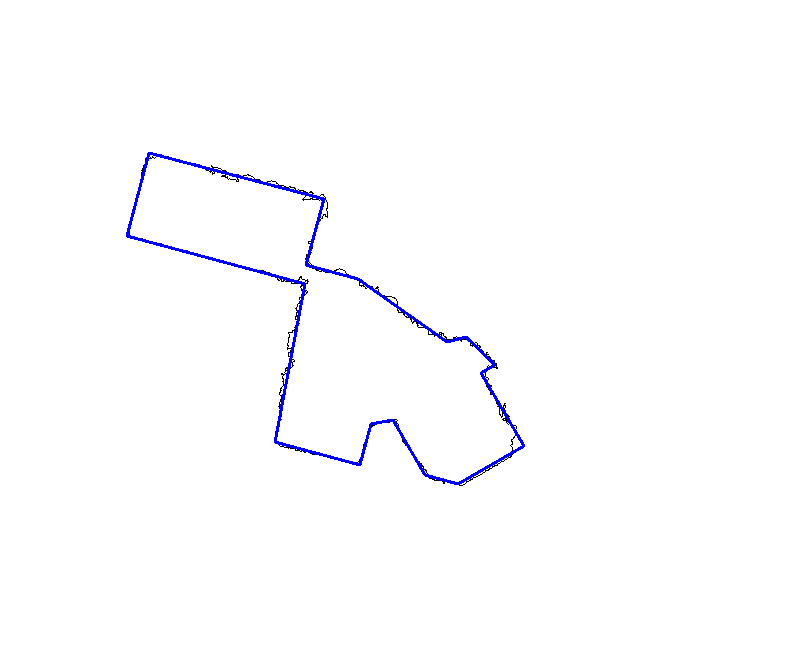
//> input picture a.png, 805 x 645 px
$ ./main ../a.png out.png   (built with g++ and OpenCV 4)
//> lines starting //> are read from the running program, lines starting //| are printed output that depends on the picture; after the words box and inside, x2 and y2 are one past the last pixel; in counts of white or black regions, pixels touching at a corner belong together
### EfficientRANSAC2D_NoGUI/EfficientRANSACUtil.h
#pragma once

#include <vector>
#include <opencv2/imgproc.hpp>
#include <opencv2/highgui.hpp>

namespace efficient_ransac {

	float angle_difference(float x, float xi);
	float regularize_angle_PI(float x);


}

### EfficientRANSAC2D_NoGUI/Util.h
#pragma once

#include <vector>
#include <opencv2/imgproc.hpp>
#include <opencv2/highgui.hpp>
#include <CGAL/Exact_predicates_exact_constructions_kernel.h>
#include <CGAL/Boolean_set_operations_2.h>

namespace util {

	typedef CGAL::Exact_predicates_exact_constructions_kernel Kernel;

	class Polygon {
	public:
		std::vector<cv::Point2f> contour;
		std::vector<std::vector<cv::Point2f>> holes;

	public:
		Polygon();
	};

	std::vector<Polygon> findContours(const cv::Mat_<uchar>& image, int threshold, bool simplify, bool allow_diagonal, bool dilate);
	std::vector<cv::Point2f> removeRedundantPoint(const std::vector<cv::Point2f>& polygon);
	std::vector<cv::Point2f> simplifyContour(const std::vector<cv::Point2f>& polygon, float epsilon);
	cv::Rect boundingBox(const std::vector<cv::Point2f>& polygon);
	cv::Rect boundingBox(const std::vector<cv::Point>& polygon);
	void createImageFromContour(int width, int height, const std::vector<cv::Point>& contour, const cv::Point& offset, cv::Mat_<uchar>& result, bool erode = true);
	float calculateIOU(const cv::Mat_<uchar>& img, const cv::Mat_<uchar>& img2);
	float calculateIOU(const std::vector<cv::Point2f>& polygon1, const std::vector<cv::Point2f>& polygon2);
	float calculateIOUbyImage(const std::vector<cv::Point2f>& polygon1, const std::vector<cv::Point2f>& polygon2);
	float area(const CGAL::Polygon_with_holes_2<Kernel>& pwh);
	float area(const std::vector<cv::Point2f>& polygon);
	bool isSimple(const std::vector<cv::Point2f>& polygon);
	bool isSimple(const std::vector<cv::Point>& polygon);
	void counterClockwise(std::vector<cv::Point2f>& polygon);
	void transform(Polygon& polygon, const cv::Mat_<float>& M);
	void transform(std::vector<cv::Point2f>& polygon, const cv::Mat_<float>& M);
	bool withinPolygon(const cv::Point2f& pt, const Polygon& polygon);
	bool withinPolygon(const cv::Point2f& pt, const std::vector<cv::Point2f>& polygon);
	bool withinPolygon(const std::vector<cv::Point2f>& inner_polygon, const std::vector<cv::Point2f>& outer_polygon);
	bool lineLineIntersection(const cv::Point2f& a, const cv::Point2f& b, const cv::Point2f& c, const cv::Point2f& d, double *tab, double *tcd, bool segment_only, cv::Point2f& int_pt);

}

### EfficientRANSAC2D_NoGUI/OrientationEstimator.h
#pragma once

#include <vector>
#include "Util.h"

class OrientationEstimator {
public:
	OrientationEstimator() {}

public:
	static float estimate(const std::vector<util::Polygon>& polygons);
	static float estimate(const std::vector<cv::Point2f>& polygon);
};

### EfficientRANSAC2D_NoGUI/PrimitiveShape.h
#pragma once

#include <vector>
#include <opencv2/imgproc.hpp>
#include <opencv2/highgui.hpp>

namespace efficient_ransac {

	class PrimitiveShape {
	public:
		/** Supporting points */
		std::vector<cv::Point2f> points;

		/** Start point index */
		int start_index;

		/** Start point */
		cv::Point2f start_point;

		/** End point index */
		int end_index;

		/** End point */
		cv::Point2f end_point;

	public:
		PrimitiveShape() {}
		virtual ~PrimitiveShape() {}

		virtual float distance(const cv::Point2f& p) = 0;
	};

}

### EfficientRANSAC2D_NoGUI/Util.cpp
#include "Util.h"

namespace util {

	Polygon::Polygon() {
	}

	/**
	 * Find the contour polygons from the image.
	 */
	std::vector<Polygon> findContours(const cv::Mat_<uchar>& image, int threshold, bool simplify, bool allow_diagonal, bool dilate) {
		std::vector<Polygon> polygons;

		cv::Mat mat = image.clone();
		cv::threshold(mat, mat, threshold, 255, cv::THRESH_BINARY);

		cv::Mat_<uchar> mat2 = mat.clone();

		// if diagonal is not allowwd, dilate the diagonal connection.
		if (!allow_diagonal) {
			while (true) {
				bool updated = false;
				for (int r = 0; r < mat.rows - 1; r++) {
					for (int c = 0; c < mat.cols - 1; c++) {
						if (mat2(r, c) == 255 && mat2(r + 1, c + 1) == 255 && mat2(r + 1, c) == 0 && mat2(r, c + 1) == 0) {
							updated = true;
							mat2(r + 1, c) = 255;
						}
						else if (mat2(r, c) == 0 && mat2(r + 1, c + 1) == 0 && mat2(r + 1, c) == 255 && mat2(r, c + 1) == 255) {
							updated = true;
							mat2(r, c) = 255;
						}
					}
				}
				if (!updated) break;
			}
		}

		// dilate the image
		if (dilate) {
			// resize x4
			cv::Mat_<uchar> img3;
			cv::resize(mat2, img3, cv::Size(mat2.cols * 4, mat2.rows * 4), 0, 0, cv::INTER_NEAREST);

			// add padding
			cv::Mat_<uchar> padded = cv::Mat_<uchar>::zeros(img3.rows + 1, img3.cols + 1);
			img3.copyTo(padded(cv::Rect(0, 0, img3.cols, img3.rows)));

			// dilate image
			cv::Mat_<uchar> kernel = (cv::Mat_<uchar>(3, 3) << 1, 1, 0, 1, 1, 0, 0, 0, 0);
			cv::dilate(padded, mat2, kernel);
		}

		// extract contours
		std::vector<std::vector<cv::Point>> contours;
		std::vector<cv::Vec4i> hierarchy;
		if (simplify) {
			cv::findContours(mat2, contours, hierarchy, cv::RETR_CCOMP, cv::CHAIN_APPROX_SIMPLE, cv::Point(0, 0));
		}
		else {
			cv::findContours(mat2, contours, hierarchy, cv::RETR_CCOMP, cv::CHAIN_APPROX_NONE, cv::Point(0, 0));
		}

		for (int i = 0; i < hierarchy.size(); i++) {
			if (hierarchy[i][3] != -1) continue;
			if (contours[i].size() < 3) continue;

			util::Polygon polygon;
			polygon.contour.resize(contours[i].size());
			for (int j = 0; j < contours[i].size(); j++) {
				if (dilate) {
					polygon.contour[j] = cv::Point2f(std::round(contours[i][j].x * 0.25), std::round(contours[i][j].y * 0.25));
				}
				else {
					polygon.contour[j] = cv::Point2f(contours[i][j].x, contours[i][j].y);
				}
			}
			if (dilate) {
				polygon.contour = removeRedundantPoint(polygon.contour);
			}

			if (polygon.contour.size() >= 3) {
				// obtain all the holes inside this contour
				int hole_id = hierarchy[i][2];
				while (hole_id != -1) {
					// ignore holes in this implementation for simplicity

					hole_id = hierarchy[hole_id][0];
				}

				polygons.push_back(polygon);
			}
		}

		return polygons;

	}

	/**
	* Remove the redundant points that have the same coordinates, and remove the point that are collinear to the adjacent points.
	*/
	// [62 lines left out: functions removeRedundantPoint, simplifyContour, boundingBox, boundingBox, not called in this run]

	/**
	* Create image from the contour.
	*/
	// [19 lines left out: function createImageFromContour, not called in this run]

	/**
	* Calculate the intersection over union (IOU) inside the specified roi.
	* The images have to be CV_8U type.
	*/
	// [188 lines left out: functions calculateIOU, calculateIOU, calculateIOUbyImage, area, area, isSimple and 7 more, not called in this run]

	/**
	 * Calculate the intersection of line a-b and line c-d.
	 *
	 * @param a				the first end point of the first line
	 * @param b				the second end point of the first line
	 * @param c				the first end point of the second line
	 * @param d				the second end point of the second line
	 * @param tab			the position of the intersecion on the first line (0 means point a, whereas 1 means point b).
	 * @param tcd			the position of the intersecion on the second line (0 means point c, whereas 1 means point d).
	 * @param segment_only	if true, find the intersection only on the line segments.
	 * @param int_pt		intersecion point
	 */
	// [41 lines left out: function lineLineIntersection, not called in this run]

}

### EfficientRANSAC2D_NoGUI/OrientationEstimator.cpp
#include "OrientationEstimator.h"
#include <iostream>
#include <fstream>

/**
 * Estimate the orientation of the polygons using Hough Transform.
 */
float OrientationEstimator::estimate(const std::vector<util::Polygon>& polygons) {
	int max_rho = 0;
	for (auto& polygon : polygons) {
		for (auto& pt : polygon.contour) {
			max_rho = std::max(max_rho, (int)std::ceil(pt.x * pt.x + pt.y * pt.y));
		}
	}

	cv::Mat_<float> HT(max_rho * 2 + 1, 180, 0.0f);
	for (auto& polygon : polygons) {
		for (auto& pt : polygon.contour) {
			for (int angle = 0; angle < 180; angle++) {
				float rho = pt.x * std::cos((float)angle / 180.0f * CV_PI) + pt.y * std::sin((float)angle / 180.0f * CV_PI);
				HT(std::round(rho) + max_rho, angle)++;
			}
		}
	}

	HT = HT.mul(HT);
	cv::Mat sumHT;
	cv::reduce(HT, sumHT, 0, cv::REDUCE_SUM);

	// [7 lines of commented-out code are left out]

	float max_votes = 0;
	int max_angle;
	for (int c = 0; c < sumHT.cols; c++) {
		if (sumHT.at<float>(0, c) > max_votes) {
			max_votes = sumHT.at<float>(0, c);
			max_angle = c;
		}
	}

	return max_angle / 180.0f * CV_PI;
}

/**
* Estimate the orientation of the polygon using Hough Transform.
*/
// [37 lines left out: function estimate, not called in this run]

### EfficientRANSAC2D_NoGUI/main.cpp
#include <iostream>
#include "CurveDetector.h"
#include "LineDetector.h"
#include "PrimitiveShape.h"
#include "OrientationEstimator.h"
#include "ContourGenerator.h"

int main(int argc, char *argv[]) {
	if (argc != 3) {
		std::cout << "Usage: " << argv[0] << " <input image file> <output image file>" << std::endl;
		return -1;
	}

	// load image
	cv::Mat image = cv::imread(argv[1], cv::IMREAD_GRAYSCALE);
//> image: 645 rows x 805 cols, CV_8UC1; min 0, max 255, mean 252.8

	// find contours
	std::vector<util::Polygon> polygons = util::findContours(image, 40, false, true, false);
//> in findContours, `cv::threshold(mat, mat, threshold, 255, cv::THRESH_BINARY);`:
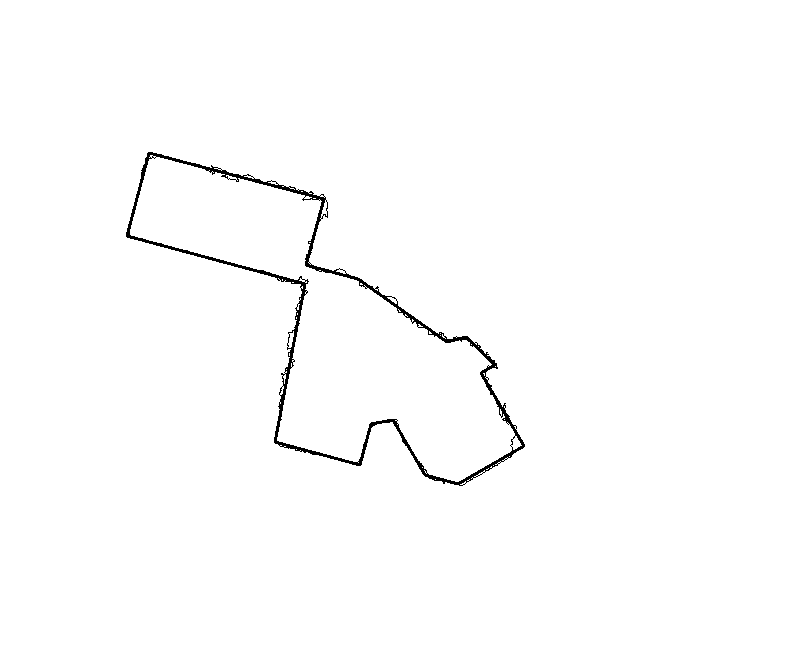
//> mat: 645 rows x 805 cols, CV_8UC1; 99% white; 1 black region
//> in findContours, `cv::findContours(mat2, contours, hierarchy, cv::RETR_CCOMP, cv::CHAIN_..`: contours = 97 contours, 93 with area under 20; largest, box (x1, y1, x2, y2) and area: (0, 0, 805, 645) 517776, (125, 151, 526, 487) 50426, (130, 155, 522, 482) 44164, (322, 210, 329, 219) 26
//> the loop in findContours, `for (int i = 0; i < hierarchy.size(); i++)` made 97 passes
//> polygons = 9 items

	// detect principal orientation
	float principal_orientation = OrientationEstimator::estimate(polygons);
//> the loop in estimate, `for (auto& polygon : polygons)` made 9 passes
//> max_rho on passes 1 to 9: 457168, 457168, 457168, 457168, 457168, 457168, 457168, 469466, 1061152
//> after the loop in estimate, `for (auto& polygon : polygons)`: max_rho = 1061152
//> the loop in estimate, `for (auto& polygon : polygons)` made 9 passes
//> in estimate, `cv::reduce(HT, sumHT, 0, cv::REDUCE_SUM);`: sumHT = 180 values, max 1312824 at index 90, min 21668 at index 34, mean 43399.8
//> the loop in estimate, `for (int c = 0; c < sumHT.cols; c++)` made 180 passes
//> max_votes on passes 1, 91: 849456, 1312824
//> after the loop in estimate, `for (int c = 0; c < sumHT.cols; c++)`: max_votes = 1312824; max_angle = 90
//> principal_orientation = 1.57

	// use the principal orientation, +45, +90, +135 degrees as principal orientations
	std::vector<float> principal_orientations;
	for (int i = 0; i < 4; i++) {
		principal_orientations.push_back(principal_orientation + CV_PI * i / 4);
	}

	// detect circles and lines
//> (the run ends here: the program needs code that is not available in this run, at `efficient_ransac::EfficientRANSAC er;`)
